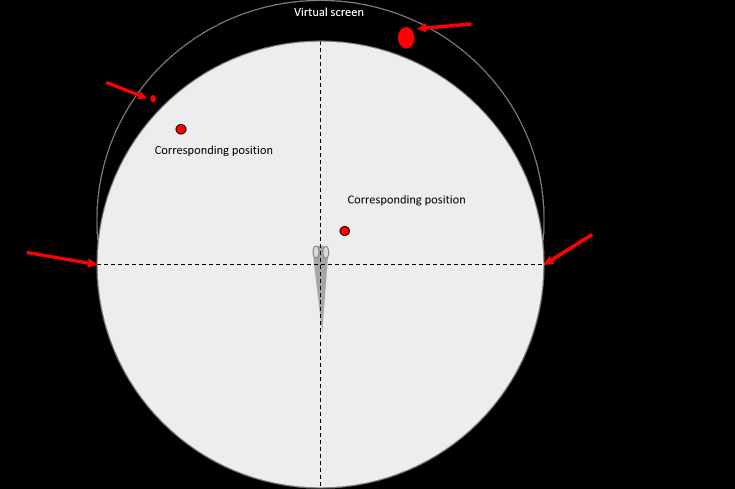
#> input picture images/stimulus-update1.png, 1470 x 978 px (shown at 1/2 size)
$ python -i machine_vision.py   (imports and definitions only)
#> lines starting #> are read from the running program, lines starting #| are printed output that depends on the picture; after the words box and inside, x2 and y2 are one past the last pixel; in counts of white or black regions, pixels touching at a corner belong together
import itertools
import numpy as np
import cv2

from closed_loop_process.utils_closed_loop import Colors as Colors

GRAYSCALE_WHITE = 255
POINT_POLYGON_VALUES = {
    1: 'inside',
    -1: 'outside',
    0: 'edge',
}


# [478 lines left out: functions frame_to_bnw, extract_background, show_image, blur_image_to_bnw, open_bnw_blob, skeleton and 8 more, not called in this run]


def get_center_of_mass_from_single_blob(
    bnw_frame,
):
    all_contours_sorted = find_contours_with_area_sorted(
        bnw_frame=bnw_frame,
    )
    if all_contours_sorted == []:
        return None

    contour = all_contours_sorted[0]['contour']

    moment_mat = cv2.moments(contour)
    cx = int(
        moment_mat['m10'] / moment_mat['m00']
    )
    cy = int(
        moment_mat['m01'] / moment_mat['m00']
    )
    return (cx, cy,)


# [527 lines left out: functions create_chebyshev_dict_from_blob, turn_blob_frame_to_points, create_chebyshev_dict_from_blob_points, _create_distance_dict_from_points, get_edges_from_points_list, max_index_distance and 15 more, not called in this run]


def find_contours_with_area_sorted(
    bnw_frame
):
    all_contours, hierarchy = cv2.findContours(
        image=bnw_frame,
        mode=cv2.RETR_TREE,
        method=cv2.CHAIN_APPROX_NONE,
    )

    contours_with_area = []
    for contour in all_contours:
        area = cv2.contourArea(
            contour=contour,
        )

        contours_with_area.append(
            {
                'contour': contour,
                'area': area,
            },
        )

    def sort_by_area(contour): return contour['area']

    return sorted(
        contours_with_area,
        key=sort_by_area,
        reverse=True,
    )

# [43 lines left out: functions find_contours_with_length_sorted, get_farthest_points_distance, not called in this run]

def fill_contour(
    orig_image,
):
    im_floodfill = orig_image.copy()
    h, w = im_floodfill.shape[:2]
    mask = np.zeros((h+2, w+2), np.uint8)
    cv2.floodFill(im_floodfill, mask, (0,0), 255);
    im_floodfill_inv = cv2.bitwise_not(im_floodfill)
    im_out = orig_image | im_floodfill_inv

    return im_out

def fill_contour_without_middle(
    orig_image,
):
    center_of_mass = get_center_of_mass_from_single_blob(orig_image)
    im_floodfill = orig_image.copy()
    h, w = im_floodfill.shape[:2]
    mask = np.zeros((h+2, w+2), np.uint8)
    cv2.floodFill(im_floodfill, mask, center_of_mass, 255);
    im_floodfill_inv = cv2.bitwise_not(im_floodfill)
    im_out = orig_image | im_floodfill_inv

    im_out = cv2.bitwise_and(im_out,fill_contour(orig_image))

    return im_out

# [50 lines left out: functions put_frame_number_on_frame, put_text_on_frame, not called in this run]

>>> import cv2
>>> picture = cv2.imread('../../images/stimulus-update1.png', cv2.IMREAD_GRAYSCALE)
#> picture: shape (978, 1470); min 0, max 255, mean 103.5
>>> result = fill_contour_without_middle(picture)
#> in find_contours_with_area_sorted, `all_contours, hierarchy = cv2.findContours( image=bnw_frame, mode=cv2...`: all_contours = 438 contours, 252 with area under 20; largest, box (x1, y1, x2, y2) and area: (53, 0, 1186, 977) 707086, (195, 2, 1087, 469) 70524, (796, 54, 829, 97) 1092, (301, 190, 312, 205) 120, (609, 17, 624, 32) 70
#> the loop in find_contours_with_area_sorted, `for contour in all_contours:` made 438 passes
#> area on passes 1 to 3: 707086, 25, 25
#> after the loop in find_contours_with_area_sorted, `for contour in all_contours:`: contours_with_area = 438 items
#> in get_center_of_mass_from_single_blob, `contour = all_contours_sorted[0]['contour']`: contour = contour of 3482 points, box (x1, y1, x2, y2) (53, 0, 1186, 977), area 707086
#> in get_center_of_mass_from_single_blob, `moment_mat = cv2.moments(contour)`: moment_mat = moments, m00 707086, centre m10/m00, m01/m00 = (640.4, 486.9)
#> in get_center_of_mass_from_single_blob, `cx = int( moment_mat['m10'] / moment_mat['m00'] )`: cx = 640
#> in get_center_of_mass_from_single_blob, `cy = int( moment_mat['m01'] / moment_mat['m00'] )`: cy = 486
#> in fill_contour_without_middle, `center_of_mass = get_center_of_mass_from_single_blob(orig_image)`: center_of_mass = (640, 486)
#> in fill_contour_without_middle, `im_floodfill_inv = cv2.bitwise_not(im_floodfill)`:
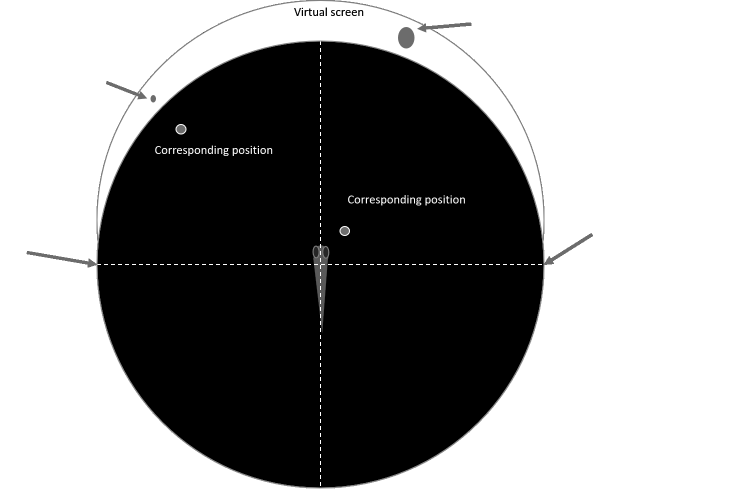
#> im_floodfill_inv: shape (978, 1470) (shown at 1/2 size); min 0, max 255, mean 143.9
#> in fill_contour_without_middle, `im_out = orig_image | im_floodfill_inv`:
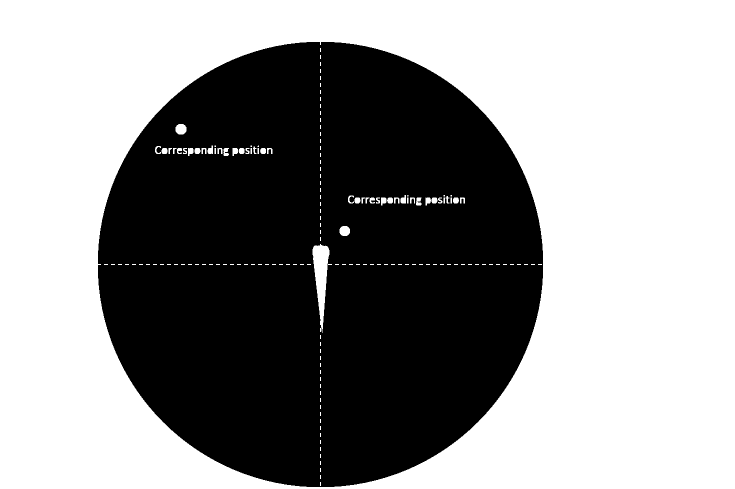
#> im_out: shape (978, 1470) (shown at 1/2 size); values 237 (black) and 255 (white), 57.3% white; 1 black region, box (x1, y1, x2, y2) and area: (196, 84, 1086, 974) 613891
#> in fill_contour, `cv2.floodFill(im_floodfill, mask, (0,0), 255);`:
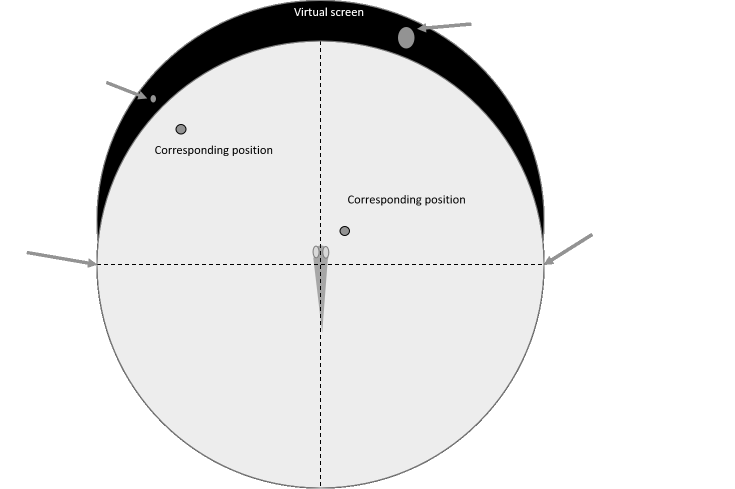
#> im_floodfill: shape (978, 1470) (shown at 1/2 size); min 0, max 255, mean 232.7
#> in fill_contour, `im_floodfill_inv = cv2.bitwise_not(im_floodfill)`:
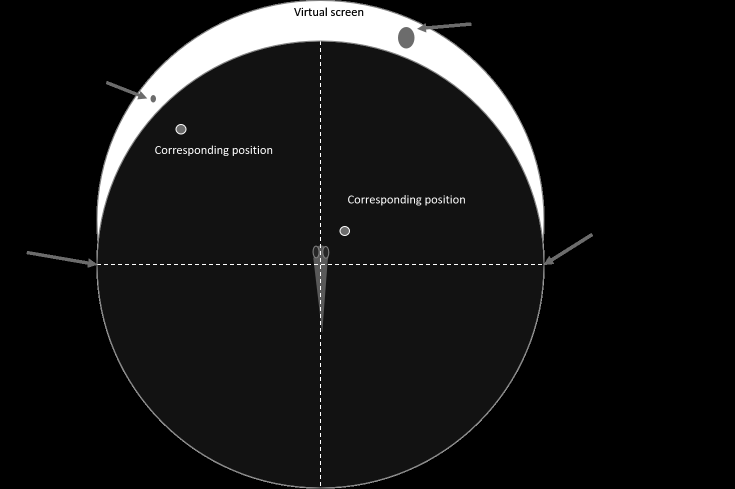
#> im_floodfill_inv: shape (978, 1470) (shown at 1/2 size); min 0, max 255, mean 22.3
#> in fill_contour, `im_out = orig_image | im_floodfill_inv`:
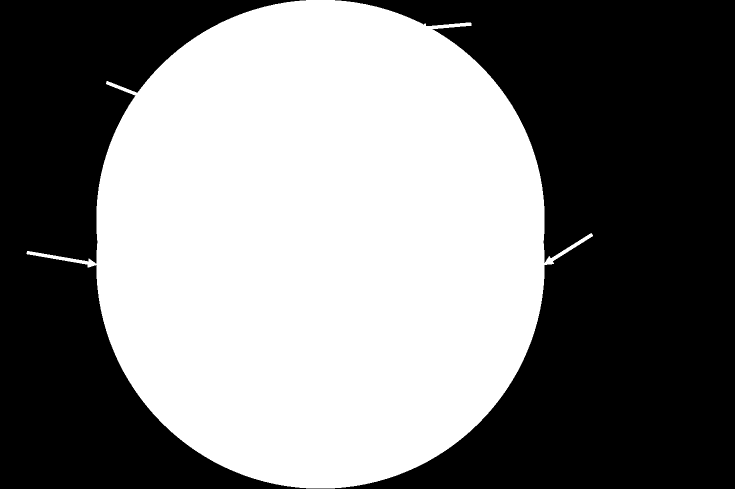
#> im_out: shape (978, 1470) (shown at 1/2 size); 49.3% white; 1 white region, box (x1, y1, x2, y2) and area: (53, 0, 1186, 977) 708828

$ run again, on images/stimulus-update2.png
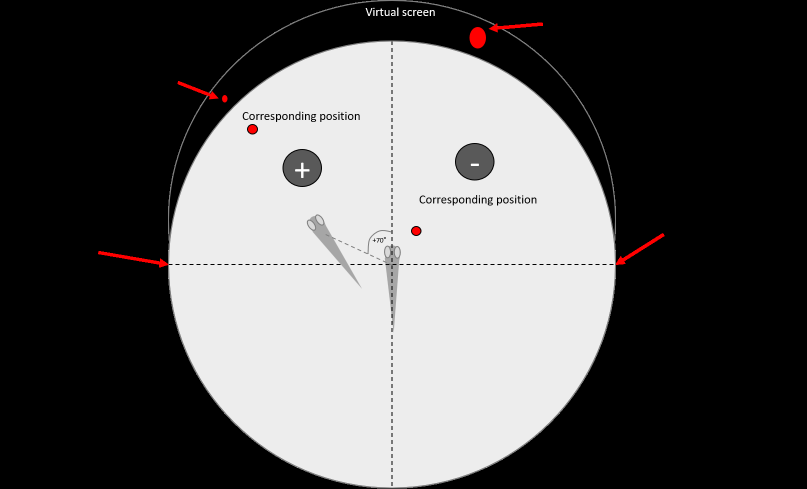
#> input picture images/stimulus-update2.png, 1613 x 978 px (shown at 1/2 size)
#> all_contours = 551 contours, 357 with area under 20; largest, box (x1, y1, x2, y2) and area: (196, 0, 1329, 977) 707086, (338, 2, 1230, 469) 70524, (939, 54, 972, 97) 1092, (444, 190, 455, 205) 120, (752, 17, 767, 32) 70
#> the loop in find_contours_with_area_sorted, `for contour in all_contours:` made 551 passes
#> area on passes 1 to 3: 707086, 25, 25
#> after the loop in find_contours_with_area_sorted, `for contour in all_contours:`: contours_with_area = 551 items
#> contour = contour of 3482 points, box (x1, y1, x2, y2) (196, 0, 1329, 977), area 707086
#> moment_mat = moments, m00 707086, centre m10/m00, m01/m00 = (783.4, 486.9)
#> cx = 783
#> cy = 486
#> center_of_mass = (783, 486)
#> in fill_contour_without_middle, `im_out = orig_image | im_floodfill_inv`:
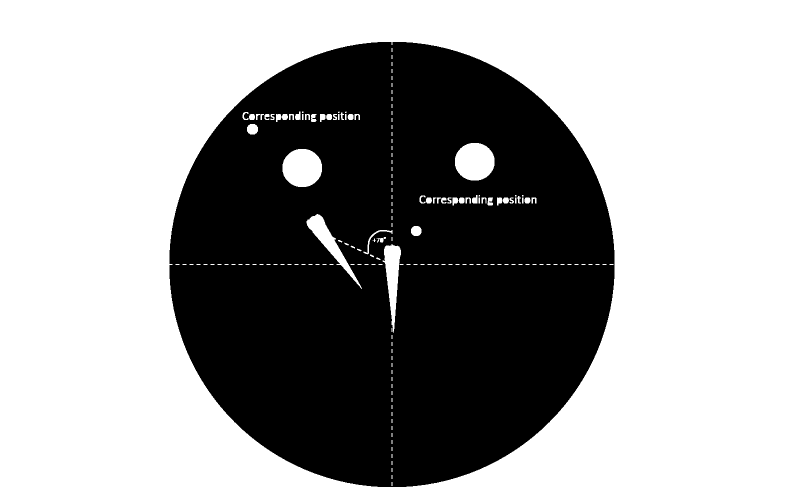
#> im_out: shape (978, 1613) (shown at 1/2 size); values 237 (black) and 255 (white), 61.9% white; 1 black region, box (x1, y1, x2, y2) and area: (339, 84, 1229, 974) 600604
#> in fill_contour, `im_out = orig_image | im_floodfill_inv`:
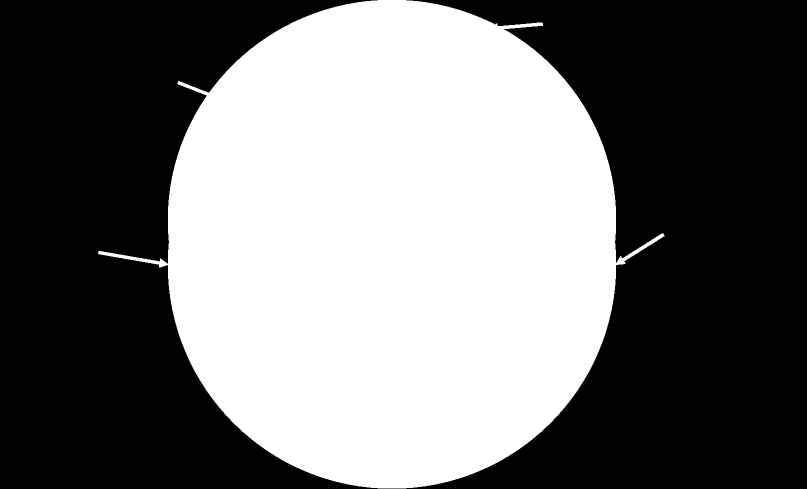
#> im_out: shape (978, 1613) (shown at 1/2 size); 44.9% white; 1 white region, box (x1, y1, x2, y2) and area: (196, 0, 1329, 977) 708828

$ run again, on images/stimulus-update3.png
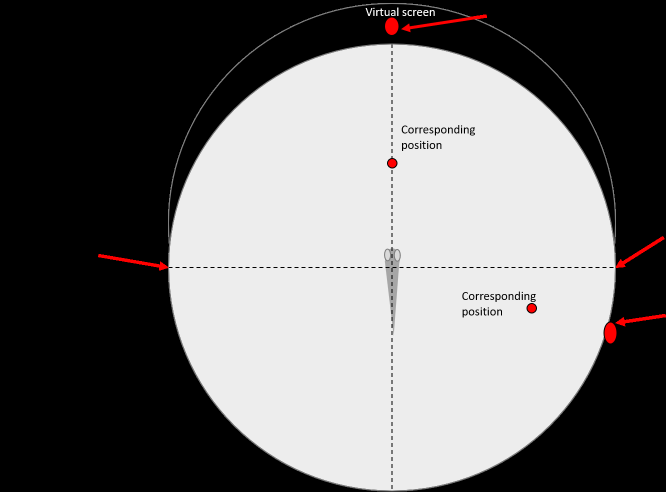
#> input picture images/stimulus-update3.png, 1332 x 984 px (shown at 1/2 size)
#> all_contours = 438 contours, 249 with area under 20; largest, box (x1, y1, x2, y2) and area: (196, 6, 1329, 983) 706965, (338, 8, 1230, 475) 69990, (770, 35, 797, 70) 728, (1231, 628, 1332, 653) 670, (752, 17, 767, 32) 70
#> the loop in find_contours_with_area_sorted, `for contour in all_contours:` made 438 passes
#> area on passes 1 to 3: 670, 706965, 25
#> after the loop in find_contours_with_area_sorted, `for contour in all_contours:`: contours_with_area = 438 items
#> in get_center_of_mass_from_single_blob, `contour = all_contours_sorted[0]['contour']`: contour = contour of 3336 points, box (x1, y1, x2, y2) (196, 6, 1329, 983), area 706965
#> moment_mat = moments, m00 706965, centre m10/m00, m01/m00 = (783.8, 493.5)
#> cx = 783
#> cy = 493
#> center_of_mass = (783, 493)
#> in fill_contour_without_middle, `im_out = orig_image | im_floodfill_inv`:
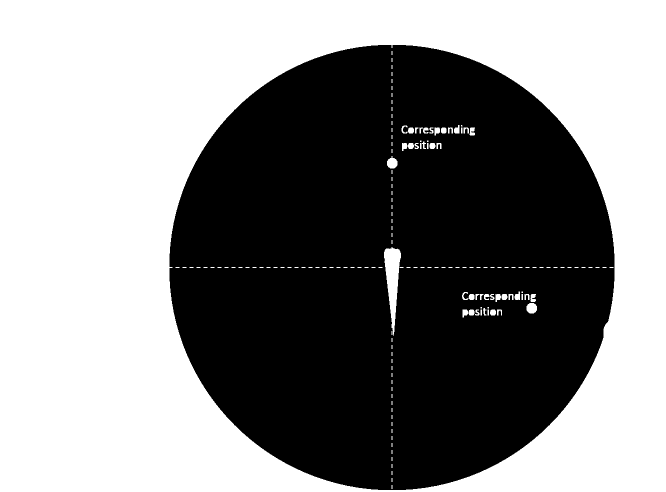
#> im_out: shape (984, 1332) (shown at 1/2 size); values 237 (black) and 255 (white), 53.2% white; 1 black region, box (x1, y1, x2, y2) and area: (339, 90, 1229, 980) 613827
#> in fill_contour, `im_out = orig_image | im_floodfill_inv`:
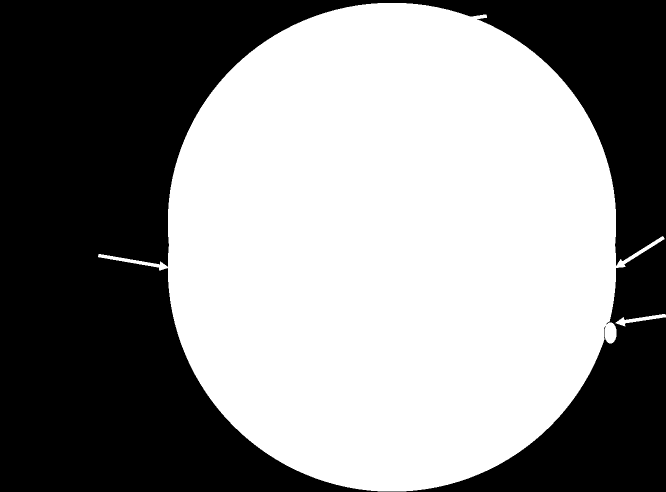
#> im_out: shape (984, 1332) (shown at 1/2 size); 54.1% white; 1 black region, box (x1, y1, x2, y2) and area: (0, 0, 1332, 984) 601275
